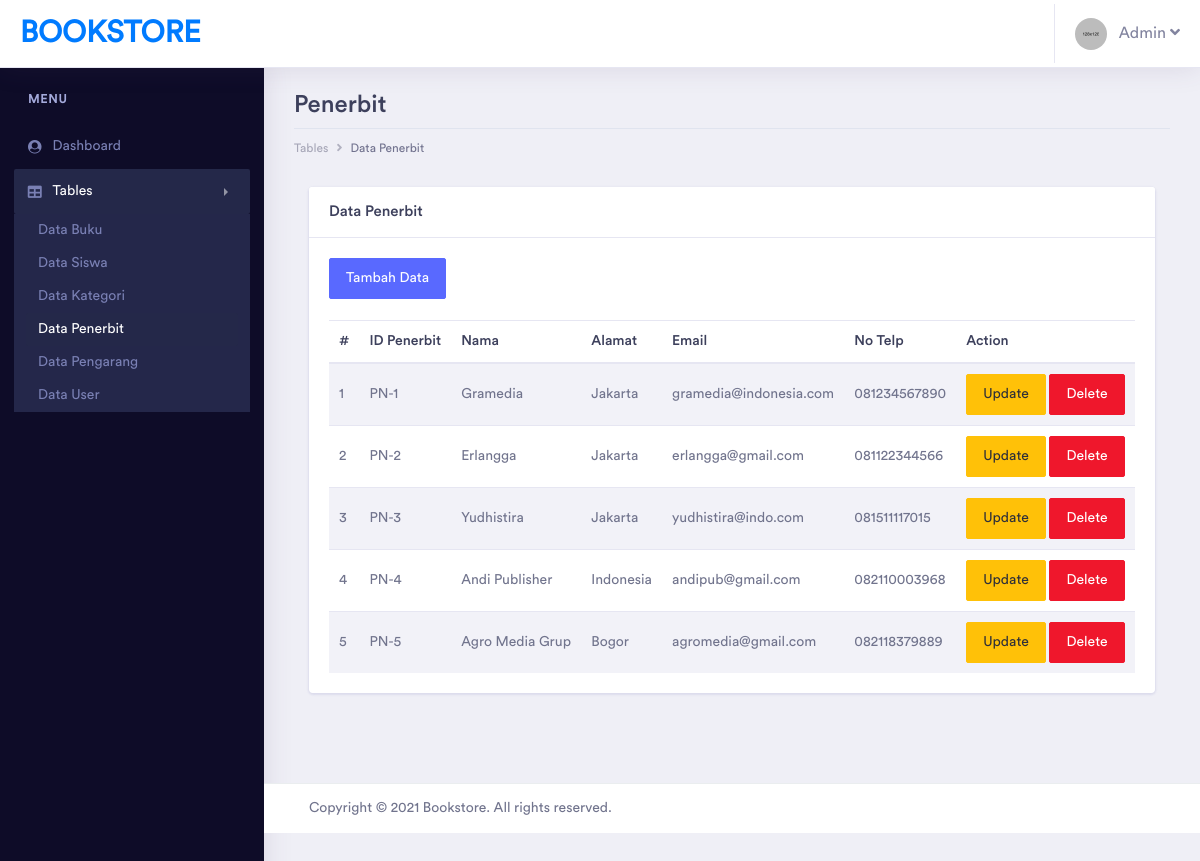
Page /admin/pages/tables/penerbit/table_penerbit.php (signed in) on the committed database.
### tables this page shows
CREATE TABLE `penerbit` (
  `id_penerbit` varchar(20) NOT NULL,
  `nama_penerbit` varchar(100) NOT NULL,
  `alamat_penerbit` varchar(100) NOT NULL,
  `email_penerbit` varchar(50) NOT NULL,
  `telp_penerbit` varchar(20) NOT NULL,
  `deleted` tinyint(1) NOT NULL
);

### admin/pages/tables/penerbit/table_penerbit.php (the view, shortened to what this page needs)
<?php
include '../../../../helper/connection.php';
?>
<?php
if(!$_SESSION['username'] && !$_SESSION['password'] && $_SESSION['tipe_user'] != "Admin")
{
    echo "
		<script type='text/javascript'>
		alert('Anda harus login terlebih dahulu!')
		window.location='../../../index.php';
		</script>";
}
else
{
?>
<!doctype html>
<html lang="en">
<head>
    <link rel="stylesheet" href="../../../assets/vendor/bootstrap/css/bootstrap.min.css">
    <link href="../../../assets/vendor/fonts/circular-std/style.css" rel="stylesheet">
    <link rel="stylesheet" href="../../../assets/libs/css/style.css">
    <link rel="stylesheet" href="../../../assets/vendor/fonts/fontawesome/css/fontawesome-all.css">
    <link rel="stylesheet" href="../../../assets/vendor/charts/chartist-bundle/chartist.css">
    <link rel="stylesheet" href="../../../assets/vendor/charts/morris-bundle/morris.css">
    <link rel="stylesheet" href="../../../assets/vendor/fonts/material-design-iconic-font/css/materialdesignicons.min.css">
    <link rel="stylesheet" href="../../../assets/vendor/charts/c3charts/c3.css">
    <link rel="stylesheet" href="../../../assets/vendor/fonts/flag-icon-css/flag-icon.min.css">
</head>
<body>
    <div class="dashboard-main-wrapper">
        <div class="dashboard-header">
            <nav class="navbar navbar-expand-lg bg-white fixed-top">
                <a class="navbar-brand" href="../../../dashboard.php">Bookstore</a>
                <div class="collapse navbar-collapse " id="navbarSupportedContent">
                    <ul class="navbar-nav ml-auto navbar-right-top">
                        <li class="nav-item dropdown nav-user">
                            <a class="nav-link nav-user-img" href="#" id="navbarDropdownMenuLink2" data-toggle="dropdown"
                                aria-haspopup="true" aria-expanded="false"><img src="../../../assets/images/avatar-1.jpg"
                                    alt="" class="user-avatar-md rounded-circle">&nbsp;&nbsp;&nbsp;Admin <i class="fas fa-angle-down"></i></a>
                        </li>
                    </ul>
                </div>
            </nav>
        </div>
        <div class="nav-left-sidebar sidebar-dark">
            <div class="menu-list">
                <nav class="navbar navbar-expand-lg navbar-light">
                    <div class="collapse navbar-collapse" id="navbarNav">
                        <ul class="navbar-nav flex-column">
                            <li class="nav-divider">
                                Menu
                            </li>
                            <li class="nav-item ">
                                <a class="nav-link" href="../../../dashboard.php" aria-expanded="false" data-target="#submenu-1"
                                    aria-controls="submenu-1"><i class="fa fa-fw fa-user-circle"></i>Dashboard
                                    <span class="badge badge-success">6</span></a>
                            </li>
                            <li class="nav-item">
                                <a class="nav-link active" href="#" data-toggle="collapse" aria-expanded="false"
                                    data-target="#submenu-5" aria-controls="submenu-5"><i class="fas fa-fw fa-table"></i>Tables</a>
                                <div id="submenu-5" class="collapse submenu show" style="">
                                    <ul class="nav flex-column">
                                        <li class="nav-item">
                                            <a class="nav-link" href="../buku/table_buku.php">Data Buku</a>
                                        </li>
                                        <li class="nav-item">
                                            <a class="nav-link" href="../siswa/table_siswa.php">Data Siswa</a>
                                        </li>
                                        <li class="nav-item">
                                            <a class="nav-link" href="../kategori/table_kategori.php">Data
                                                Kategori</a>
                                        </li>
                                        <li class="nav-item">
                                            <a class="nav-link active" href="table_penerbit.php">Data Penerbit</a>
                                        </li>
                                        <li class="nav-item">
                                            <a class="nav-link" href="../pengarang/table_pengarang.php">Data Pengarang</a>
                                        </li>
                                        <li class="nav-item">
                                            <a class="nav-link" href="../user/table_user.php">Data User</a>
                                        </li>
                                    </ul>
                                </div>
                            </li>
                        </ul>
                    </div>
                </nav>
            </div>
        </div>
        <div class="dashboard-wrapper">
            <div class="dashboard-ecommerce">
                <div class="container-fluid dashboard-content ">
                    <div class="row">
                        <div class="col-xl-12 col-lg-12 col-md-12 col-sm-12 col-12">
                            <div class="page-header">
                                <h2 class="pageheader-title">Penerbit</h2>
                                <div class="page-breadcrumb">
                                    <nav aria-label="breadcrumb">
                                        <ol class="breadcrumb">
                                            <li class="breadcrumb-item"><a href="#" class="breadcrumb-link">Tables</a></li>
                                            <li class="breadcrumb-item active" aria-current="page">Data Penerbit</li>
                                        </ol>
                                    </nav>
                                </div>
                            </div>
                        </div>
                    </div>
                    <div class="col-xl-12">
                        <div class="card">
                            <h5 class="card-header">Data Penerbit</h5>
                            <div class="card-body">
                                <a href="form_penerbit.php" class="btn btn-primary">Tambah Data</a>
                                <br><br>
                                <table class="table table-striped">
                                    <thead>
                                        <tr>
                                            <th>#</th>
                                            <th>ID Penerbit</th>
                                            <th>Nama</th>
                                            <th>Alamat</th>
                                            <th>Email</th>
                                            <th>No Telp</th>
                                            <th>Action</th>
                                        </tr>
                                    </thead>
                                    <tbody>
                                        <?php
                                            $query =
                                            "SELECT * FROM penerbit WHERE deleted = 0";
                                            $result = mysqli_query($con, $query);
                                            if (mysqli_num_rows($result) > 0)
                                            {
                                                $index = 1;
                                                while($row = mysqli_fetch_assoc($result))
                                                {
                                                    $id_penerbit = $row['id_penerbit'];
                                                    echo "
                                                    <tr>
                                                        <td>" . $index++ . "</td>
                                                        <td>" . $row["id_penerbit"] . "</td>
                                                        <td>" . $row["nama_penerbit"] . "</td>
                                                        <td>" . $row["alamat_penerbit"] . "</td>
                                                        <td>" . $row["email_penerbit"] . "</td>
                                                        <td>" . $row["telp_penerbit"] . "</td>
                                                        <td>
                                                            <a href='form_edit_penerbit.php?id_penerbit=$id_penerbit' class='btn btn-warning'>Update</a>
                                                            <a href='process/delete_penerbit.php?id_penerbit=$id_penerbit' class='btn btn-danger'>Delete</a>
                                                        </td>
                                                    </tr>
                                                    ";
                                                }
                                            }
                                            ?>
                                    </tbody>
                                </table>
                            </div>
                        </div>
                    </div>
                </div>
            </div>
            <div class="footer">
                <div class="container-fluid">
                    <div class="row">
                        <div class="col-xl-6 col-lg-6 col-md-6 col-sm-12 col-12">
                            Copyright © 2021 Bookstore. All rights reserved.
                        </div>
                        <div class="col-xl-6 col-lg-6 col-md-6 col-sm-12 col-12">
                        </div>
                    </div>
                </div>
            </div>
        </div>
    </div>
</body>
</html>
<?php } ?>

### rows in the picture
penerbit: id_penerbit "PN-1", nama_penerbit "Gramedia", alamat_penerbit "Jakarta", email_penerbit "gramedia@indonesia.com", telp_penerbit "081234567890"
penerbit: id_penerbit "PN-2", nama_penerbit "Erlangga", alamat_penerbit "Jakarta", email_penerbit "erlangga@gmail.com", telp_penerbit "081122344566"
penerbit: id_penerbit "PN-3", nama_penerbit "Yudhistira", alamat_penerbit "Jakarta", email_penerbit "yudhistira@indo.com", telp_penerbit "081511117015"
penerbit: id_penerbit "PN-4", nama_penerbit "Andi Publisher", alamat_penerbit "Indonesia", email_penerbit "andipub@gmail.com", telp_penerbit "082110003968"
penerbit: id_penerbit "PN-5", nama_penerbit "Agro Media Grup", alamat_penerbit "Bogor", email_penerbit "agromedia@gmail.com", telp_penerbit "082118379889"
